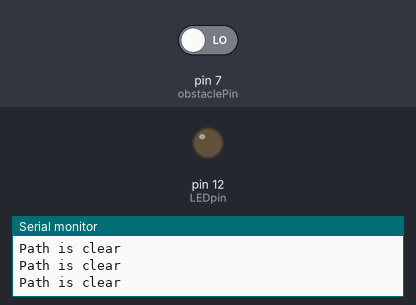
Simulated run of this sketch. Board: Arduino Uno, built with avr-gcc and run on an emulated ATmega328P. Shown: output pins drawn as LEDs (lit = HIGH), the last lines printed to the serial monitor. The inputs (shaded band) are chosen by the test bench; at power-on: pin 7 (obstaclePin) LOW.

Above: at 1.2 s.
1.3 s: pin 7 (obstaclePin) driven HIGH
At 2.0 s:
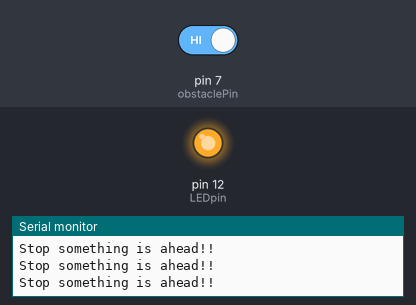
2.9 s: pin 7 (obstaclePin) driven LOW
At 4.4 s:
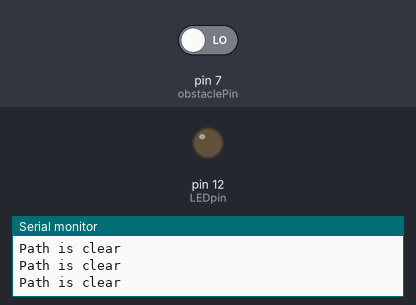
Timing chart, 0 to 5.9 s (numbered marks = the images above; inputs shaded):
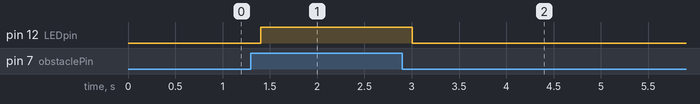

Measured:
- after the input at 1.3 s, pin 12 (LEDpin): LOW → HIGH after 0.10 s
- after the input at 2.9 s, pin 12 (LEDpin): HIGH → LOW after 0.10 s

The sketch:

IRSensor.ino
```cpp
int LEDpin = 12;
int obstaclePin = 7;
int hasObstacle = LOW;  // LOW MEANS N O OBSTACLE

void setup() {
  pinMode(LEDpin, OUTPUT);
  pinMode(obstaclePin, INPUT);
  Serial.begin(9600);
}
void loop() {
  hasObstacle = digitalRead(obstaclePin);
  if (hasObstacle == HIGH) {
    Serial.println("Stop something is ahead!!");
    digitalWrite(LEDpin, HIGH);
  } else {
    Serial.println("Path is clear");
    digitalWrite(LEDpin, LOW);
  }
  delay(200);
}
```
